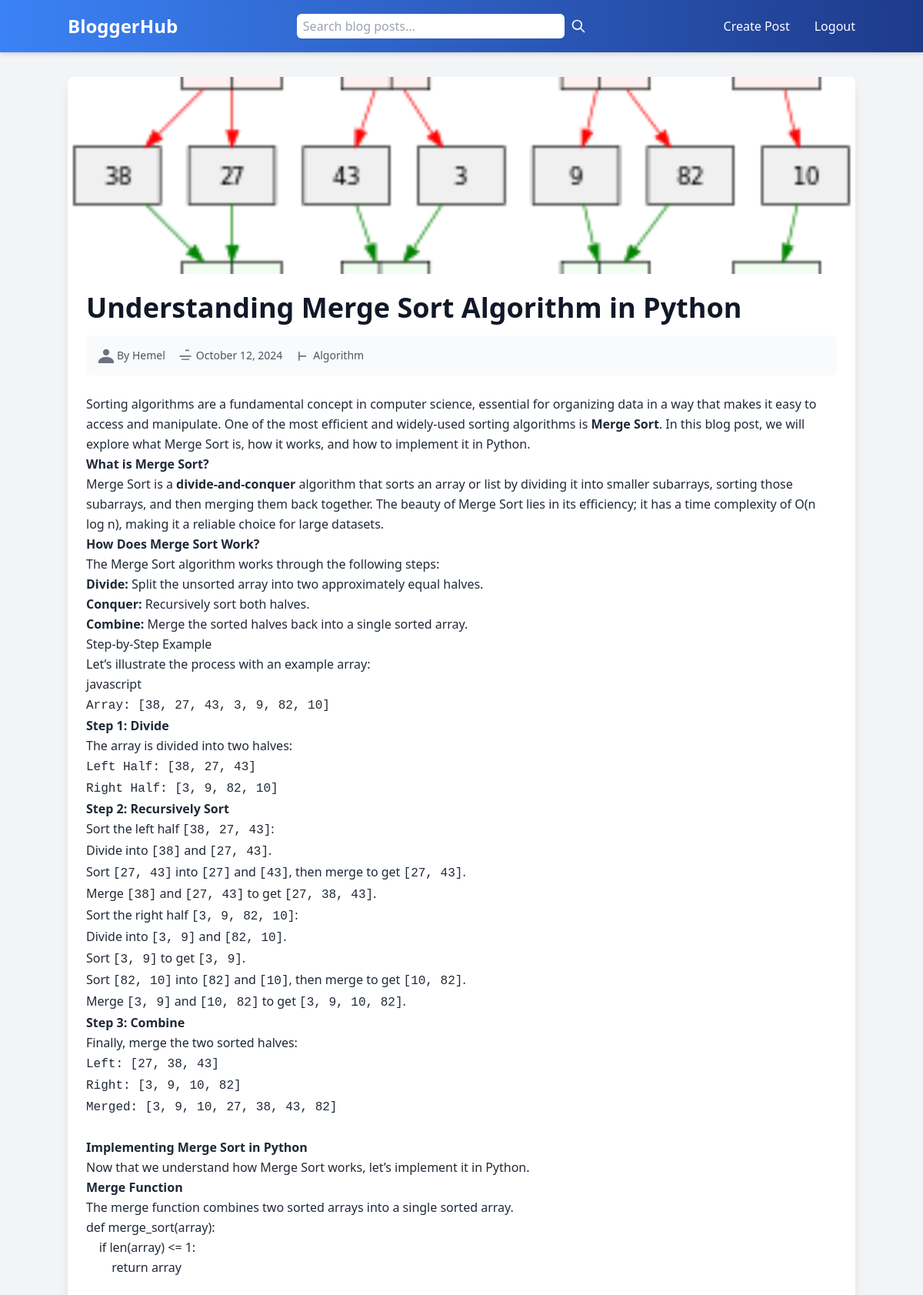
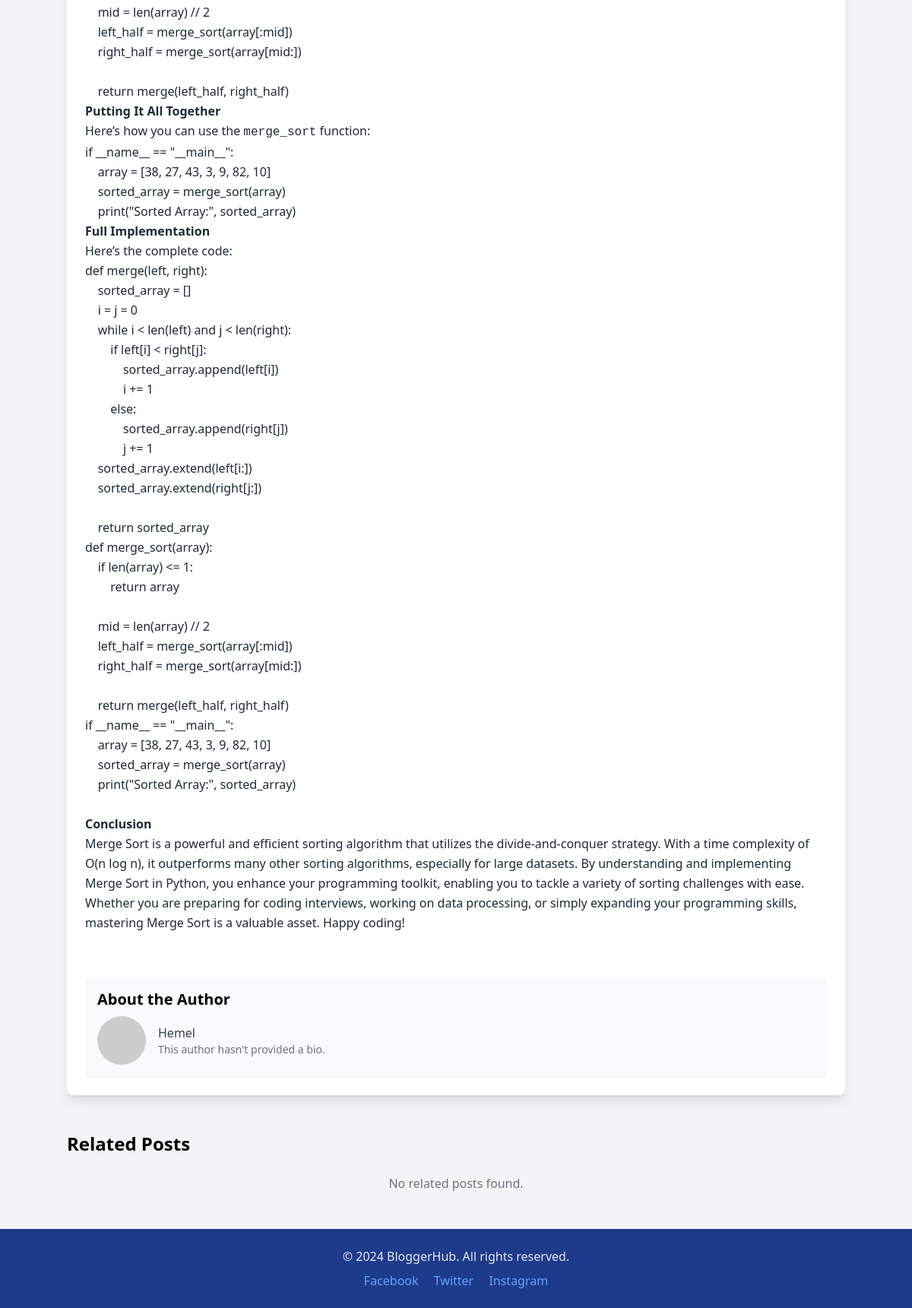
The app's page /post/4/, older data (2 pictures, top to bottom).
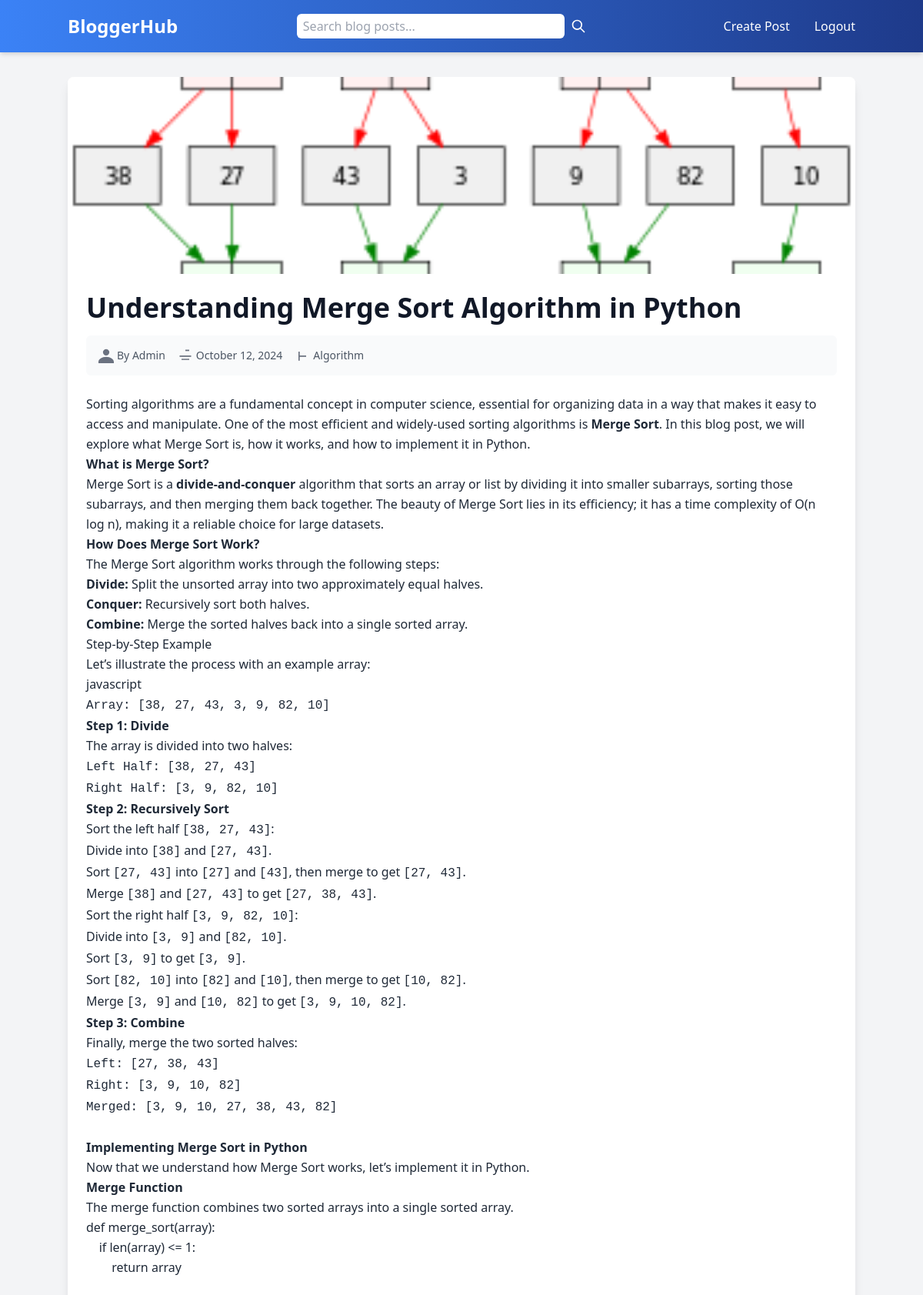
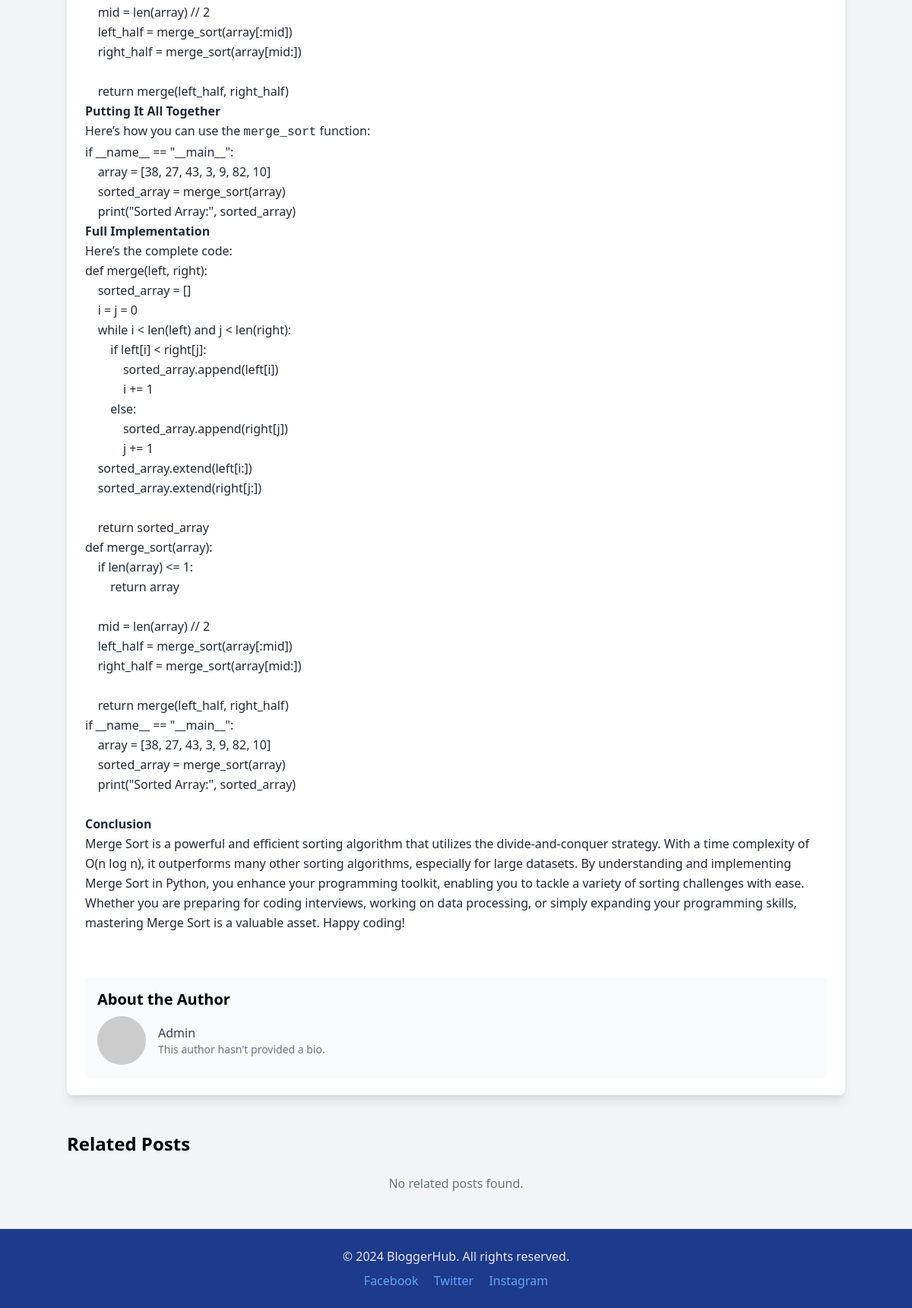
The same page, newer data (2 pictures, top to bottom).
### blog/models.py (models this page shows, shortened)
class Post(models.Model):
    title = models.CharField(max_length=200)
    author = models.ForeignKey(User, on_delete=models.CASCADE, related_name='posts')  # Use related_name for better access
    content = RichTextField()
    category = models.ForeignKey(Category, on_delete=models.CASCADE, related_name='posts')  # Use related_name for better access
    created_at = models.DateTimeField(auto_now_add=True)
    updated_at = models.DateTimeField(auto_now=True)
    featured = models.BooleanField(default=False)
    image = models.ImageField(upload_to='blog_images/', blank=True, null=True)  # Optional image field

class Category(models.Model):
    name = models.CharField(max_length=100, unique=True)  # Ensure unique category names

### blog/views.py (the view)
# urls.py: path('post/<int:pk>/', PostDetailView.as_view(), name='post_detail'),  # Detail view URL
class PostDetailView(DetailView):
    model = Post
    template_name = 'blog/post_detail.html'
    context_object_name = 'post'

### blog/templates/blog/post_detail.html (shortened to what the changed rows need)
<!DOCTYPE html>
<html lang="en">
<head>
    <link href="https://cdn.jsdelivr.net/npm/tailwindcss@2.2.19/dist/tailwind.min.css" rel="stylesheet">
</head>
<body class="bg-gray-100 font-sans">
<main class="container mx-auto mt-8">
    <article class="bg-white shadow-lg rounded-lg overflow-hidden">
        <img src="{{ post.image.url|default:'https://via.placeholder.com/1200x500' }}" alt="{{ post.title }}" class="w-full h-64 object-cover">
        <div class="p-6">
            <h1 class="text-4xl font-bold mb-4 text-gray-900">{{ post.title }}</h1>
            <div class="flex items-center space-x-4 text-gray-600 text-sm mb-6 bg-gray-50 p-4 rounded-md">
                <div class="flex items-center">
                    <svg class="h-5 w-5 text-gray-500 mr-1" xmlns="http://www.w3.org/2000/svg" viewBox="0 0 24 24" fill="currentColor">
                        <path d="M12 12a5 5 0 100-10 5 5 0 000 10zM12 14c-6.627 0-12 3.582-12 8v2h24v-2c0-4.418-5.373-8-12-8z"/>
                    </svg>
                    <span>By {{ post.author.username }}</span>
                </div>
                <div class="flex items-center">
                    <svg class="h-5 w-5 text-gray-500 mr-1" xmlns="http://www.w3.org/2000/svg" viewBox="0 0 24 24" fill="currentColor">
                        <path d="M3 12H21V14H3zM6 19H18V17H6zM12 3H18V5H12z"/>
                    </svg>
                    <span>{{ post.created_at|date:"F d, Y" }}</span>
                </div>
                <div class="flex items-center">
                    <svg class="h-5 w-5 text-gray-500 mr-1" xmlns="http://www.w3.org/2000/svg" viewBox="0 0 24 24" fill="currentColor">
                        <path d="M6 12V6h2v6h10v2H8v6H6z"/>
                    </svg>
                    <span>{{ post.category.name }}</span>
                </div>
            </div>
            <div class="text-gray-800 leading-relaxed">
                {% load custom_tags %}
                <p class="mb-6">{{ post.content|safe }}</p>
            </div>
            <div class="mt-8 bg-gray-50 p-4 rounded-md shadow-sm">
                <h2 class="text-xl font-bold mb-2">About the Author</h2>
                <div class="flex items-center space-x-4">
                    <div>
                        <p class="text-gray-700">{{ post.author.username }}</p>
                        <p class="text-sm text-gray-500">{{ post.author.bio|default:"This author hasn't provided a bio." }}</p>
                    </div>
                </div>
            </div>
        </div>
    </article>
    <section class="mt-12">
        <h2 class="text-2xl font-bold mb-6">Related Posts</h2>
    </section>
</main>
</body>
</html>

Row changes from the older to the newer data that the page shows:
changed Post "Understanding Merge Sort Algorithm in Python": author.username "Hemel" → "Admin"
